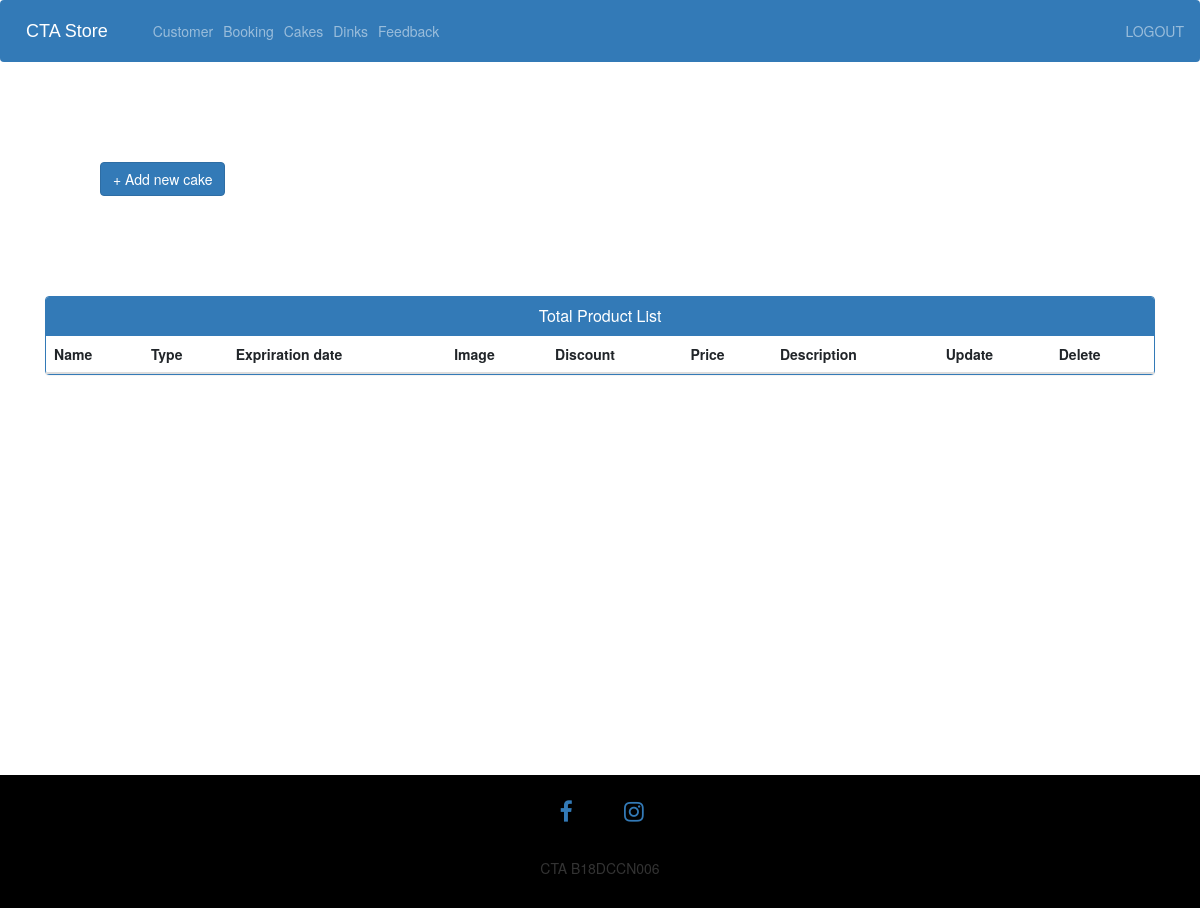
Page /admin-cakes (signed in) on the earlier database version.
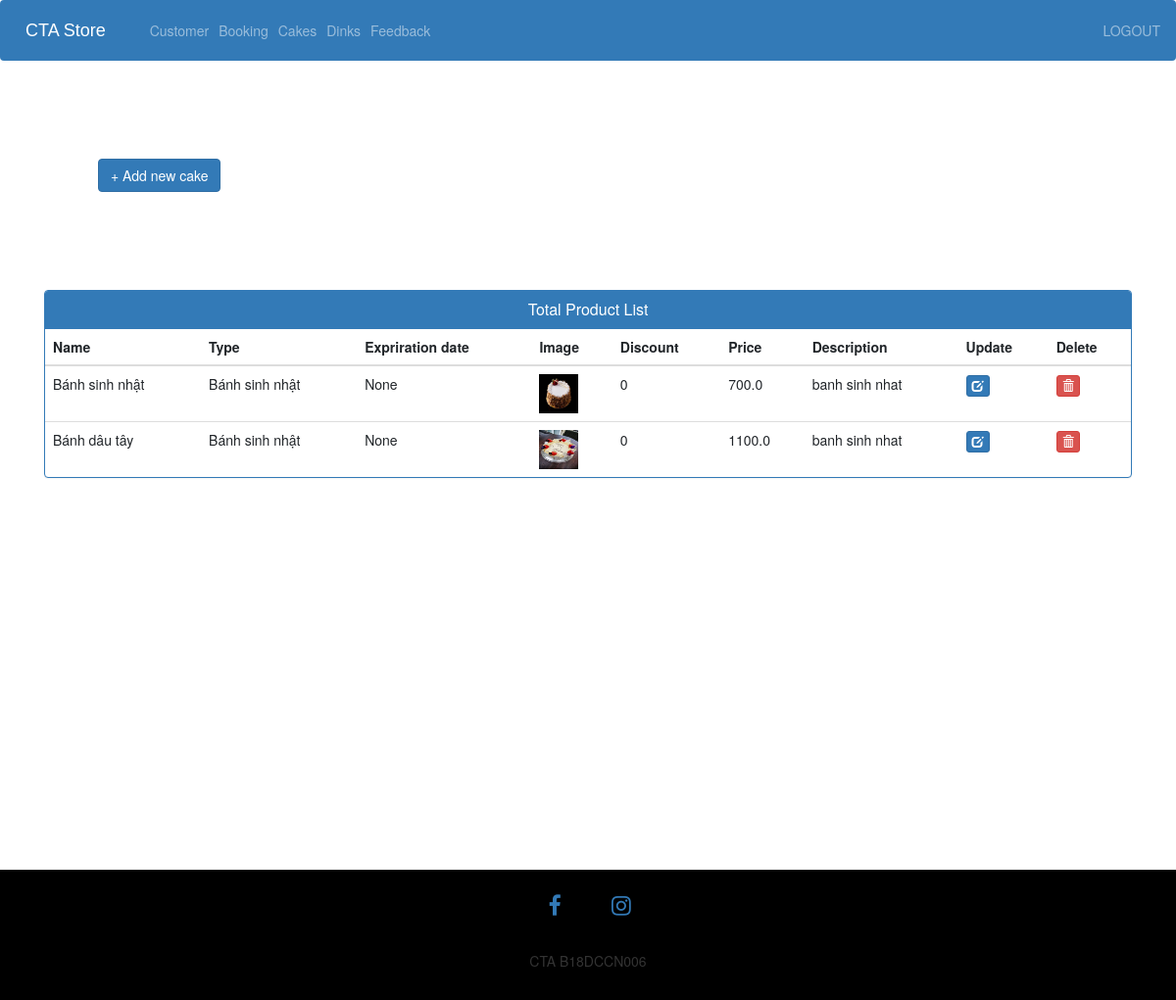
Same page on the later database version.
### ecom/models.py (models this page shows, shortened)
class Cakeitem(models.Model):
    product_image= models.ImageField(upload_to='product_image/',null=True,blank=True)
    cake = models.ForeignKey('Cake', on_delete=models.CASCADE,null=True)
    discount=models.PositiveIntegerField()
    price=models.FloatField()
    description=models.CharField(max_length=40)

class Cake(models.Model):
    name=models.CharField(max_length=40)
    TYPE =(
        ('Bánh sinh nhật','Bánh sinh nhật'),
        ('Bánh mặn','Bánh mặn'),
        ('Bánh ngọt','Bánh ngọ'),
    )
    type = models.CharField(max_length=200, null = True, choices = TYPE)
    expiry = models.CharField(max_length=40, null = True)

### ecom/views.py (the view)
# urls.py: path('admin-cakes', views.admin_cakes_view,name='admin-cakes'),
@login_required(login_url='adminlogin')
def admin_cakes_view(request):
    cakeitem = models.Cakeitem.objects.all()
    context = {'products':cakeitem}
    return render(request,'ecom/admin_cakes.html', context)

### templates/ecom/admin_cakes.html (shortened to what this page needs)
{% extends 'ecom/admin_base.html' %}
{% load static %}
{% block content %}
<head>
  <link href="//netdna.bootstrapcdn.com/bootstrap/3.0.0/css/bootstrap.min.css" rel="stylesheet" id="bootstrap-css">
</head>
<div class="row">
      <a href="/admin-add-cake">
        <button class="btn btn-primary" type="submit">+ Add new cake</button>
      </a>
</div>
<div class="container">
  <div class="panel panel-primary">
    <div class="panel-heading">
      <h6 class="panel-title">Total Product List</h6>
    </div>
    <table class="table table-hover" id="dev-table">
      <thead>
        <tr>
          <th>Name</th>
          <th>Type</th>
          <th>Expriration date</th>
          <th>Image</th>
          <th>Discount</th>
          <th>Price</th>
          <th>Description</th>
          <th>Update</th>
          <th>Delete</th>
        </tr>
      </thead>
      {% for p in products %}
      {% if p %}
      <tr>
        <td> {{p.cake.name}}</td>
        <td>{{p.cake.type}}</td>
        <td>{{p.cake.expiry}}</td>
        <td><img src="{% static p.product_image.url %}" alt="Profile Pic" height="40px" width="40px" /></td>
        <td>{{p.discount}}</td>
        <td>{{p.price}}</td>
        <td>{{p.description}}</td>
        <td><a class="btn btn-primary btn-xs" href="{% url 'update-cake' p.id  %}"><span class="glyphicon glyphicon-edit"></span></a></td>
        <td><a class="btn btn-danger btn-xs" href="{% url 'delete-cake' p.id %}" ><span class="glyphicon glyphicon-trash"></span></a></td>
      </tr>
      {%else%}
      <br><br><br>
      <h1>no products</h1>
      {% endif %}
      {% endfor %}
    </table>
  </div>
</div>
{% endblock content %}

Differences in the rows shown:
added Cakeitem: cake.name "Bánh sinh nhật", cake.type "Bánh sinh nhật", cake.expiry "None", product_image (picture), discount "0", price "700.0", description "banh sinh nhat"
added Cakeitem: cake.name "Bánh dâu tây", cake.type "Bánh sinh nhật", cake.expiry "None", product_image (picture), discount "0", price "1100.0", description "banh sinh nhat"
